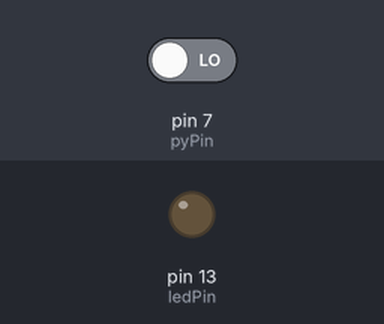
A sketch run on a simulated Arduino Uno, built with avr-gcc and run on an emulated ATmega328P. Shown: output pins drawn as LEDs (lit = HIGH). The test bench sets the inputs (shaded band); at power-on: pin 7 (pyPin) LOW.

Above: at 1.2 s.
1.3 s: pin 7 (pyPin) driven HIGH
At 2.1 s:
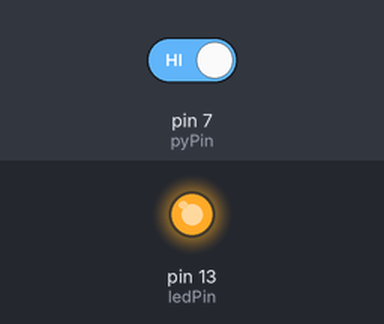
2.8 s: pin 7 (pyPin) driven LOW
At 3.3 s:
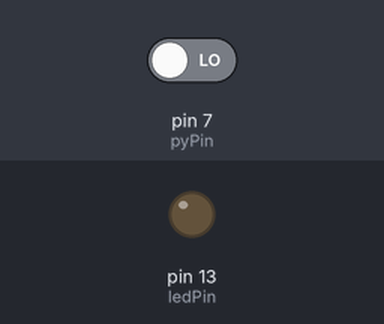
Timing chart, 0 to 5.8 s (numbered marks = the images above; inputs shaded):
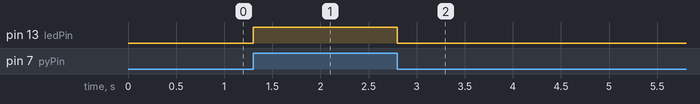

The sketch:

_28.pyroelectric_sensor_test.ino
```cpp
//pyroelectric sensor test

int pyPin = 7;
int ledPin = 13;

void setup()
{
  pinMode(ledPin, OUTPUT);
}

void loop()
{
  if (digitalRead(pyPin) == 1) {
    digitalWrite(ledPin, HIGH);
  }
  else {
    digitalWrite(ledPin, LOW);
  }
}
```

Measured:
- after the input at 1.3 s, pin 13 (ledPin): LOW → HIGH at once
- after the input at 2.8 s, pin 13 (ledPin): HIGH → LOW at once
